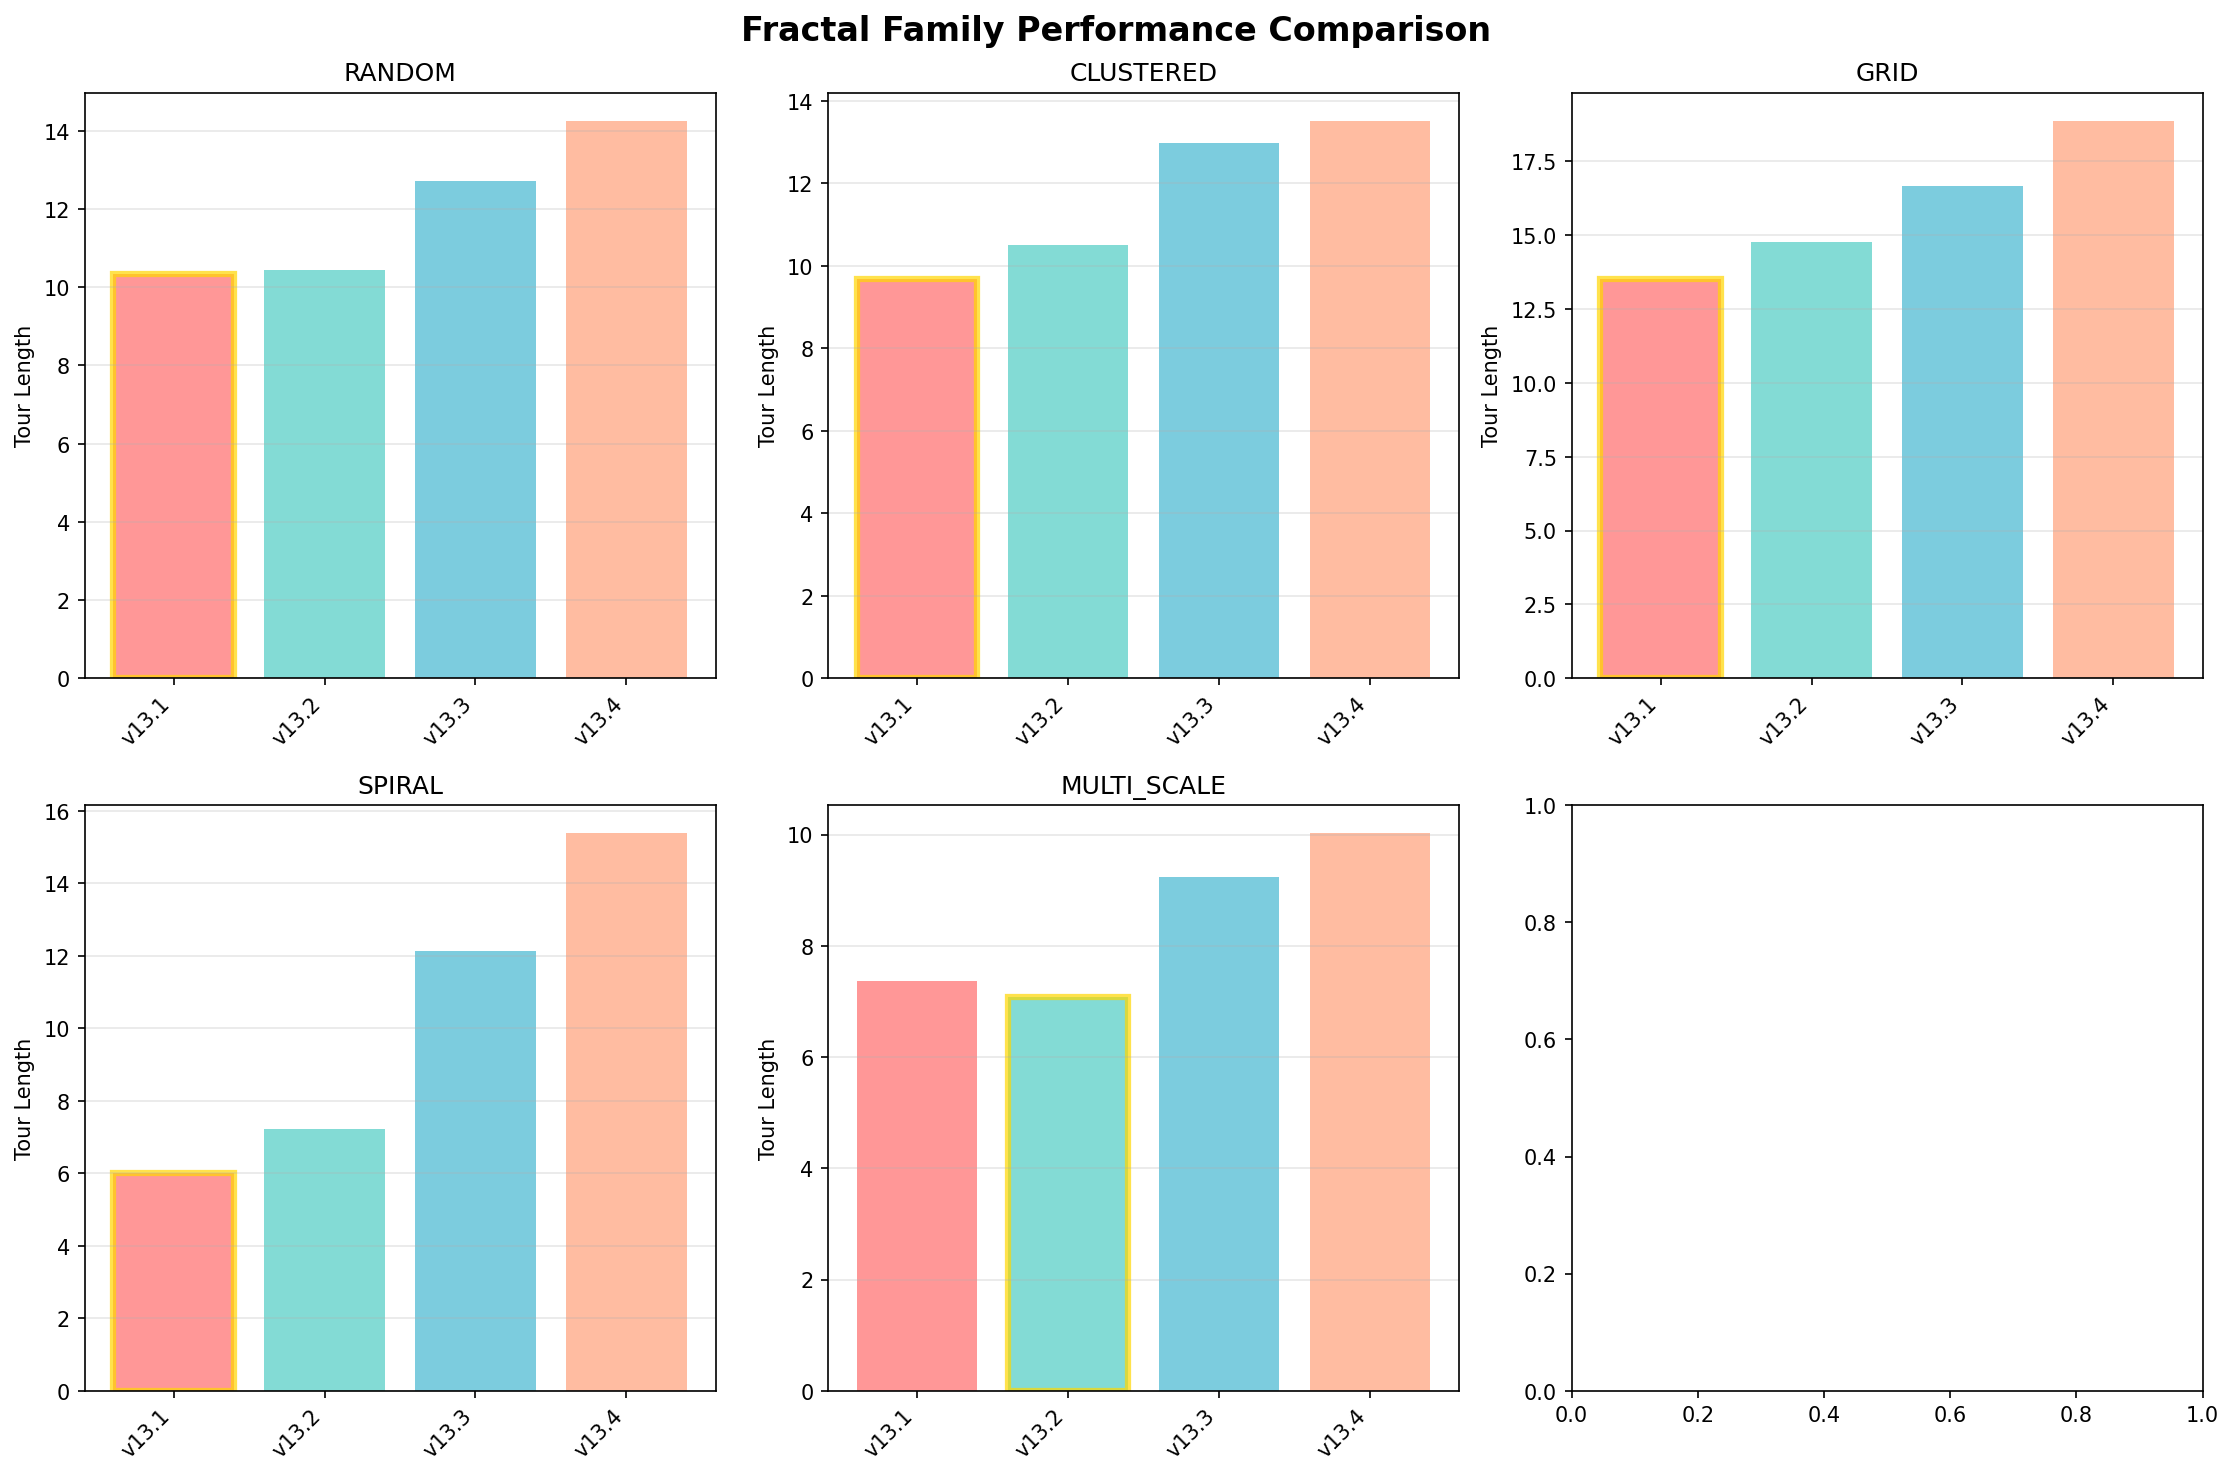

Write Python code to recreate this figure.
#!/usr/bin/env python3
"""
FRACTAL FAMILY BENCHMARK
=========================
Compare all four fractal approaches:
- v13.1 ADAPTIVE: Territorial competition
- v13.2 SCALING: Variable fractal dimension
- v13.3 WAVEFRONT: Wave expansion
- v13.4 SYNTHESIS: All three combined

Test on multiple dataset types to see which works best when.
"""

import numpy as np
import time
from typing import Dict, List, Tuple
import matplotlib.pyplot as plt

# Import all versions
from pimst_v13_1_adaptive import pimst_v13_1_adaptive
from pimst_v13_2_scaling import pimst_v13_2_scaling
from pimst_v13_3_wavefront import pimst_v13_3_wavefront
from pimst_v13_4_synthesis import pimst_v13_4_synthesis


def calculate_tour_length(points: np.ndarray, tour: List[int]) -> float:
    """Calculate total tour length."""
    if len(tour) < 2:
        return 0.0
    length = sum(np.linalg.norm(points[tour[i]] - points[tour[i+1]]) 
                 for i in range(len(tour)-1))
    length += np.linalg.norm(points[tour[-1]] - points[tour[0]])
    return length


def generate_datasets(n: int = 100, seed: int = 42) -> Dict[str, np.ndarray]:
    """
    Generate different types of datasets to test fractal behavior.
    
    Dataset types:
    1. Random: Uniform random points
    2. Clustered: Multiple dense clusters
    3. Grid: Regular grid pattern
    4. Spiral: Spiral pattern (fractal-like)
    5. Multi-scale: Clusters at different scales
    """
    np.random.seed(seed)
    datasets = {}
    
    # 1. Random uniform
    datasets['random'] = np.random.rand(n, 2)
    
    # 2. Clustered
    n_clusters = 5
    points_per_cluster = n // n_clusters
    clustered = []
    for i in range(n_clusters):
        center = np.random.rand(2)
        cluster = np.random.randn(points_per_cluster, 2) * 0.1 + center
        clustered.append(cluster)
    datasets['clustered'] = np.vstack(clustered)
    
    # 3. Grid
    side = int(np.sqrt(n))
    x = np.linspace(0, 1, side)
    y = np.linspace(0, 1, side)
    xx, yy = np.meshgrid(x, y)
    datasets['grid'] = np.column_stack([xx.ravel()[:n], yy.ravel()[:n]])
    
    # 4. Spiral (fractal-like)
    theta = np.linspace(0, 4*np.pi, n)
    r = np.linspace(0, 1, n)
    x = r * np.cos(theta) * 0.5 + 0.5
    y = r * np.sin(theta) * 0.5 + 0.5
    datasets['spiral'] = np.column_stack([x, y])
    
    # 5. Multi-scale (fractal structure)
    multi_scale = []
    # Large cluster
    multi_scale.append(np.random.randn(n//2, 2) * 0.15 + [0.3, 0.3])
    # Medium clusters
    for _ in range(3):
        center = np.random.rand(2) * 0.4 + [0.4, 0.4]
        multi_scale.append(np.random.randn(n//8, 2) * 0.05 + center)
    # Small clusters
    for _ in range(5):
        center = np.random.rand(2) * 0.6 + [0.2, 0.2]
        multi_scale.append(np.random.randn(n//20, 2) * 0.02 + center)
    datasets['multi_scale'] = np.vstack(multi_scale)[:n]
    
    return datasets


def benchmark_algorithm(algo_func, algo_name: str, points: np.ndarray) -> Dict:
    """
    Benchmark a single algorithm on a dataset.
    
    Returns metrics: time, length, quality score.
    """
    try:
        start_time = time.time()
        tour = algo_func(points)
        elapsed = time.time() - start_time
        
        if not tour or len(tour) != len(points):
            return {
                'success': False,
                'time': elapsed,
                'length': float('inf'),
                'error': 'Invalid tour'
            }
        
        length = calculate_tour_length(points, tour)
        
        return {
            'success': True,
            'time': elapsed,
            'length': length,
            'tour': tour
        }
    except Exception as e:
        return {
            'success': False,
            'time': 0,
            'length': float('inf'),
            'error': str(e)
        }


def run_benchmark(n_points: int = 100, seed: int = 42):
    """
    Run comprehensive benchmark across all algorithms and datasets.
    """
    print("🌀" + "="*70 + "🌀")
    print("           FRACTAL FAMILY BENCHMARK")
    print("🌀" + "="*70 + "🌀\n")
    
    algorithms = {
        'v13.1 ADAPTIVE': pimst_v13_1_adaptive,
        'v13.2 SCALING': pimst_v13_2_scaling,
        'v13.3 WAVEFRONT': pimst_v13_3_wavefront,
        'v13.4 SYNTHESIS': pimst_v13_4_synthesis,
    }
    
    datasets = generate_datasets(n_points, seed)
    
    results = {algo: {} for algo in algorithms.keys()}
    
    for dataset_name, points in datasets.items():
        print(f"\n📊 Testing on: {dataset_name.upper()} ({len(points)} points)")
        print("-" * 70)
        
        for algo_name, algo_func in algorithms.items():
            print(f"   {algo_name}...", end=' ', flush=True)
            result = benchmark_algorithm(algo_func, algo_name, points)
            results[algo_name][dataset_name] = result
            
            if result['success']:
                print(f"✅ {result['length']:.4f} ({result['time']:.3f}s)")
            else:
                print(f"❌ {result.get('error', 'Failed')}")
    
    # Summary
    print("\n" + "="*70)
    print("📈 SUMMARY")
    print("="*70)
    
    for algo_name in algorithms.keys():
        print(f"\n{algo_name}:")
        wins = 0
        total_time = 0
        successful = 0
        
        for dataset_name in datasets.keys():
            result = results[algo_name][dataset_name]
            if result['success']:
                successful += 1
                total_time += result['time']
                
                # Check if this algo won on this dataset
                lengths = [results[a][dataset_name]['length'] 
                          for a in algorithms.keys() 
                          if results[a][dataset_name]['success']]
                if lengths and result['length'] == min(lengths):
                    wins += 1
                    print(f"   🏆 Won on {dataset_name}: {result['length']:.4f}")
        
        print(f"   Total wins: {wins}/{len(datasets)}")
        print(f"   Avg time: {total_time/max(successful,1):.3f}s")
        print(f"   Success rate: {successful}/{len(datasets)}")
    
    # Best algorithm recommendation
    print("\n" + "="*70)
    print("🎯 RECOMMENDATIONS")
    print("="*70)
    
    algo_scores = {}
    for algo_name in algorithms.keys():
        score = sum(1 for dataset_name in datasets.keys()
                   if results[algo_name][dataset_name]['success'] and
                   results[algo_name][dataset_name]['length'] == 
                   min(results[a][dataset_name]['length'] 
                       for a in algorithms.keys() 
                       if results[a][dataset_name]['success']))
        algo_scores[algo_name] = score
    
    best_algo = max(algo_scores.items(), key=lambda x: x[1])
    print(f"\n🏆 BEST OVERALL: {best_algo[0]} ({best_algo[1]} wins)\n")
    
    # Dataset-specific recommendations
    print("📌 Best for each dataset type:")
    for dataset_name in datasets.keys():
        best_for_dataset = min(
            [(algo, results[algo][dataset_name]['length']) 
             for algo in algorithms.keys() 
             if results[algo][dataset_name]['success']],
            key=lambda x: x[1]
        )
        print(f"   {dataset_name}: {best_for_dataset[0]} ({best_for_dataset[1]:.4f})")
    
    return results


def visualize_results(results: Dict, datasets: Dict):
    """
    Create visualization of results.
    """
    print("\n📊 Creating visualization...")
    
    fig, axes = plt.subplots(2, 3, figsize=(15, 10))
    fig.suptitle('Fractal Family Performance Comparison', fontsize=16, fontweight='bold')
    
    dataset_names = list(datasets.keys())
    algo_names = list(results.keys())
    
    # Plot tour lengths for each dataset
    for idx, dataset_name in enumerate(dataset_names):
        ax = axes[idx // 3, idx % 3]
        
        lengths = [results[algo][dataset_name]['length'] 
                  for algo in algo_names
                  if results[algo][dataset_name]['success']]
        labels = [algo for algo in algo_names 
                 if results[algo][dataset_name]['success']]
        
        if lengths:
            colors = ['#FF6B6B', '#4ECDC4', '#45B7D1', '#FFA07A'][:len(lengths)]
            bars = ax.bar(range(len(lengths)), lengths, color=colors, alpha=0.7)
            ax.set_xticks(range(len(lengths)))
            ax.set_xticklabels([l.split()[0] for l in labels], rotation=45, ha='right')
            ax.set_ylabel('Tour Length')
            ax.set_title(f'{dataset_name.upper()}')
            ax.grid(axis='y', alpha=0.3)
            
            # Highlight best
            min_length = min(lengths)
            for i, length in enumerate(lengths):
                if length == min_length:
                    bars[i].set_edgecolor('gold')
                    bars[i].set_linewidth(3)
    
    plt.tight_layout()
    plt.savefig('/mnt/user-data/outputs/fractal_benchmark.png', dpi=150, bbox_inches='tight')
    print("✅ Visualization saved!")


if __name__ == "__main__":
    # Run benchmark
    results = run_benchmark(n_points=100, seed=42)
    
    # Generate datasets for visualization
    datasets = generate_datasets(100, 42)
    
    # Visualize
    visualize_results(results, datasets)
    
    print("\n✨ Fractal family benchmark complete! ✨\n")
